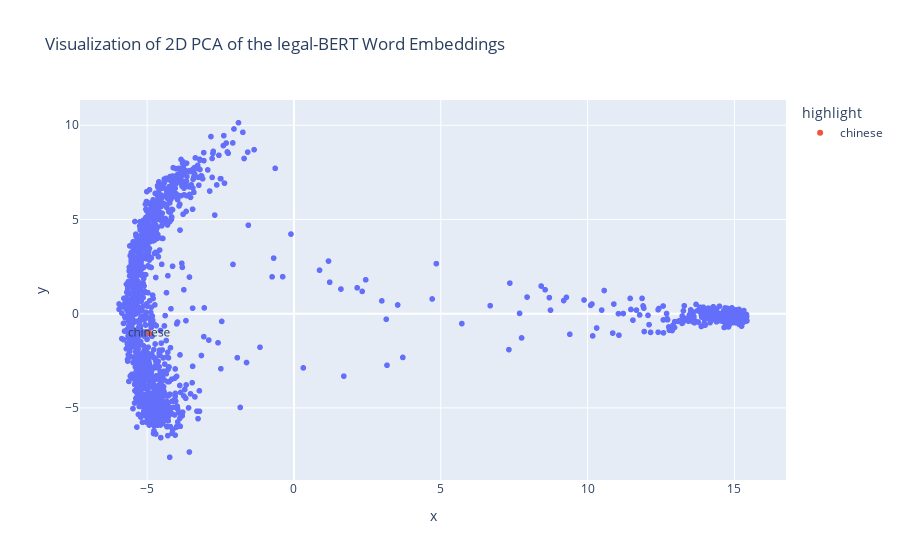

Notebook cell for this chart:
### Code cell
import plotly.express as px
df_pca = pandas.DataFrame(pca_results, columns = ['x', 'y'])
df_pca['word'] = list(bert_word_embeddings.keys())
# Highlight the word 'chinese' in the plot
df_pca['highlight'] = df_pca['word'].apply(lambda x: 'chinese' if x == 'chinese' else '')

fig = px.scatter(
    df_pca,
    x='x',
    y='y',
    title=' Visualization of 2D PCA of the legal-BERT Word Embeddings',
    color='highlight',                        
    hover_data=['word'], 
    text= 'highlight'
)

fig.show()

### Figure 1 — Plotly figure (JSON) as saved in the notebook; plotly's stock layout.template omitted (floating-point values rounded to 4 significant figures; data arrays with more than 128 entries replaced by an {"elided": "..."} marker saying what was removed)
{"data": [{"customdata": {"elided": "1577x1 str values"}, "hovertemplate": "highlight=%{text}<br>x=%{x}<br>y=%{y}<br>word=%{customdata[0]}<extra></extra>", "legendgroup": "", "marker": {"color": "#636efa", "symbol": "circle"}, "mode": "markers+text", "name": "", "showlegend": false, "text": {"elided": "1577 str values"}, "type": "scattergl", "x": {"elided": "1577 float values"}, "xaxis": "x", "y": {"elided": "1577 float values"}, "yaxis": "y"}, {"customdata": [["chinese"]], "hovertemplate": "highlight=%{text}<br>x=%{x}<br>y=%{y}<br>word=%{customdata[0]}<extra></extra>", "legendgroup": "chinese", "marker": {"color": "#EF553B", "symbol": "circle"}, "mode": "markers+text", "name": "chinese", "showlegend": true, "text": ["chinese"], "type": "scattergl", "x": [-4.931], "xaxis": "x", "y": [-1.031], "yaxis": "y"}], "layout": {"legend": {"title": {"text": "highlight"}, "tracegroupgap": 0}, "title": {"text": " Visualization of 2D PCA of the legal-BERT Word Embeddings"}, "xaxis": {"anchor": "y", "domain": [0, 1], "title": {"text": "x"}}, "yaxis": {"anchor": "x", "domain": [0, 1], "title": {"text": "y"}}}}
